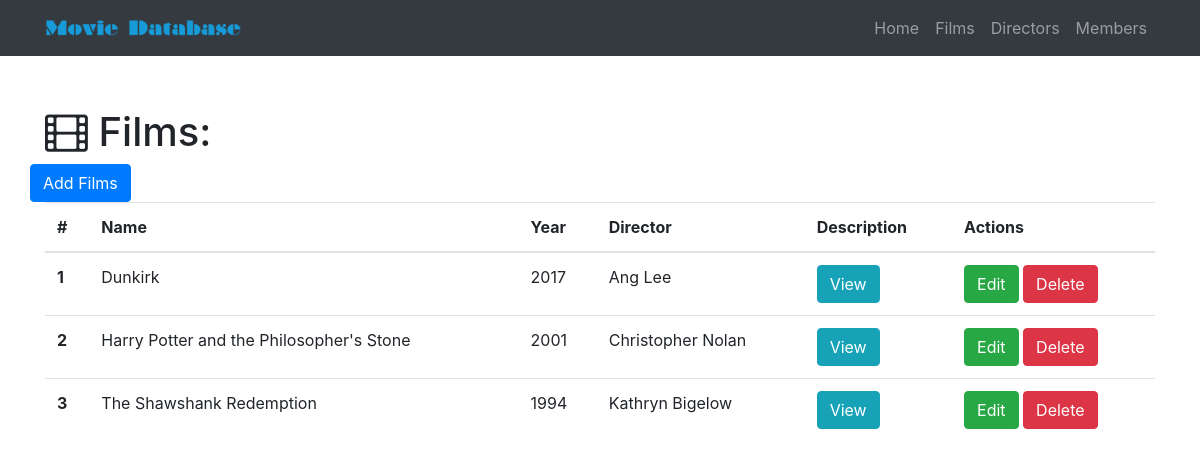
Page /films on the committed database.
### base.py (models this page shows)
class Film(db.Model):
    __tablename__ = 'films'
    id = db.Column(db.Integer, primary_key=True)
    name= db.Column(db.String(256))
    year = db.Column(db.Integer)
    description = db.Column(db.Text)
    film_id = db.Column(db.Integer, db.ForeignKey('directors.id'))

class Director(db.Model):
    __tablename__ = 'directors'
    id = db.Column(db.Integer, primary_key=True)
    name = db.Column(db.String(64))
    age = db.Column(db.Integer)
    gender=db.Column(db.String(64))
    films = db.relationship('Film', backref='director', cascade="delete")

### base.py (the view)
@app.route('/films')
def show_all_films():
    films = Film.query.all()
    return render_template('film-all.html', films=films)

### templates/film-all.html (shortened to what this page needs)
{% extends "home-base.html"%}
{% block page_content%}
<div class="container">
  <h1 class="mt-5"><i class="fa fa-film" aria-hidden="true"></i> Films:</h1>
  <div class="row bottom-margin">
    <a href="/film/add" class="btn btn-primary" role="button" aria-disabled="true">Add Films</a>
  </div>
  {% if films %}
  <table class="table">
    <thead>
      <tr>
        <th>#</th>
        <th>Name</th>
        <th>Year</th>
        <th>Director</th>
        <th>Description</th>
        <th>Actions</th>
      </tr>
    </thead>
    <tbody>
      {% for film in films %}
      <tr>
        <th scope="row">{{film.id}}</th>
        <td>{{film.name}}</td>
        <td>{{film.year}}</td>
        <td>{{film.director.name}}</td>
        <td>
          <button type="button" class="btn btn-info" data-toggle="modal" data-target="#{{film.id}}">
                View
              </button>
        </td>
        <td>
          <a href="/film/edit/{{film.id}}" class="btn btn-success" role="button" aria-disabled="true">Edit</a>
          <a href="/film/delete/{{film.id}}" class="btn btn-danger" role="button" aria-disabled="true">Delete</a>
        </td>
      </tr>
      {% endfor%}
    </tbody>
  </table>
  {% else %}
  <h3>There are no films in the database yet!!</h3> {% endif %}
</div>
{% endblock%}

### static/css/base.css (style rules this page uses)
body { padding-top: 60px; }

### rows in the picture
Film: id "1", name "Dunkirk", year "2017", director.name "Ang Lee"
Film: id "2", name "Harry Potter and the Philosopher's Stone", year "2001", director.name "Christopher Nolan"
Film: id "3", name "The Shawshank Redemption", year "1994", director.name "Kathryn Bigelow"
